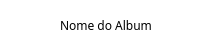
<?xml version="1.0" encoding="UTF-8"?>
<ui version="4.0">
 <class>AlbumListItem</class>
 <widget class="QWidget" name="AlbumListItem">
  <property name="geometry">
   <rect>
    <x>0</x>
    <y>0</y>
    <width>200</width>
    <height>50</height>
   </rect>
  </property>
  <property name="sizePolicy">
   <sizepolicy hsizetype="Preferred" vsizetype="Fixed">
    <horstretch>0</horstretch>
    <verstretch>0</verstretch>
   </sizepolicy>
  </property>
  <property name="minimumSize">
   <size>
    <width>0</width>
    <height>50</height>
   </size>
  </property>
  <property name="font">
   <font>
    <family>Century Gothic</family>
   </font>
  </property>
  <property name="windowTitle">
   <string>Form</string>
  </property>
  <property name="styleSheet">
   <string notr="true">
QWidget#AlbumListItem
{
background-color: rgb(255, 255, 255);
}
QWidget#AlbumListItem:hover
{
background-color: rgb(255, 85, 0);
}
QLabel#Icon{
border-image: url(:/Icons/bin/Icons/album.png);
}
QLabel#Text{
font: 63 9pt &quot;Yu Gothic UI Semibold&quot;;
}</string>
  </property>
  <layout class="QGridLayout" name="gridLayout">
   <property name="leftMargin">
    <number>0</number>
   </property>
   <property name="topMargin">
    <number>0</number>
   </property>
   <property name="rightMargin">
    <number>0</number>
   </property>
   <property name="bottomMargin">
    <number>0</number>
   </property>
   <property name="spacing">
    <number>0</number>
   </property>
   <item row="0" column="0">
    <layout class="QHBoxLayout" name="horizontalLayout">
     <property name="spacing">
      <number>10</number>
     </property>
     <property name="leftMargin">
      <number>10</number>
     </property>
     <property name="topMargin">
      <number>5</number>
     </property>
     <property name="bottomMargin">
      <number>5</number>
     </property>
     <item>
      <widget class="QLabel" name="Icon">
       <property name="sizePolicy">
        <sizepolicy hsizetype="Fixed" vsizetype="Fixed">
         <horstretch>0</horstretch>
         <verstretch>0</verstretch>
        </sizepolicy>
       </property>
       <property name="minimumSize">
        <size>
         <width>40</width>
         <height>40</height>
        </size>
       </property>
       <property name="text">
        <string/>
       </property>
      </widget>
     </item>
     <item>
      <widget class="QLabel" name="Text">
       <property name="sizePolicy">
        <sizepolicy hsizetype="MinimumExpanding" vsizetype="Fixed">
         <horstretch>0</horstretch>
         <verstretch>0</verstretch>
        </sizepolicy>
       </property>
       <property name="minimumSize">
        <size>
         <width>0</width>
         <height>40</height>
        </size>
       </property>
       <property name="text">
        <string>Nome do Album</string>
       </property>
      </widget>
     </item>
    </layout>
   </item>
  </layout>
 </widget>
 <resources/>
 <connections/>
</ui>
